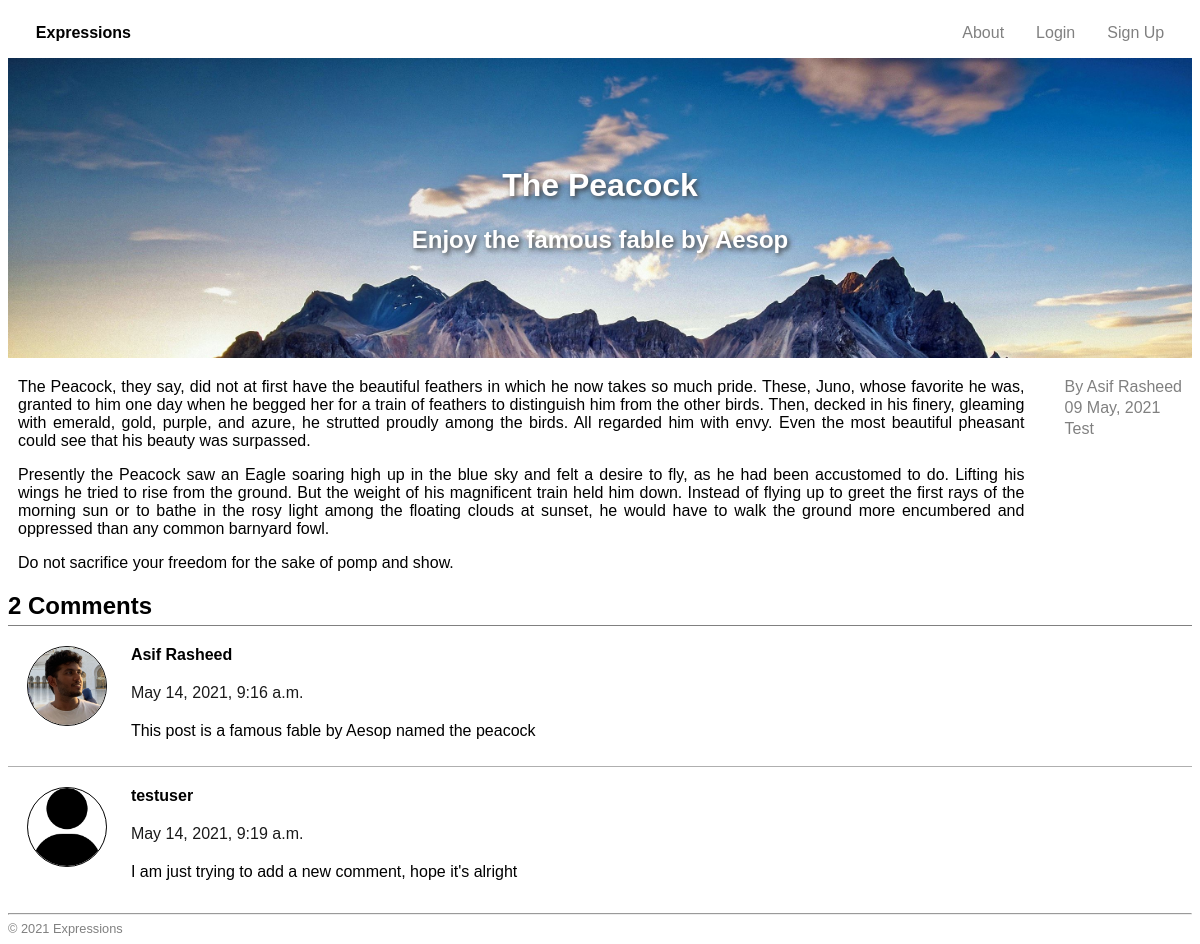
The page /posts/11/ on the database as committed earlier.
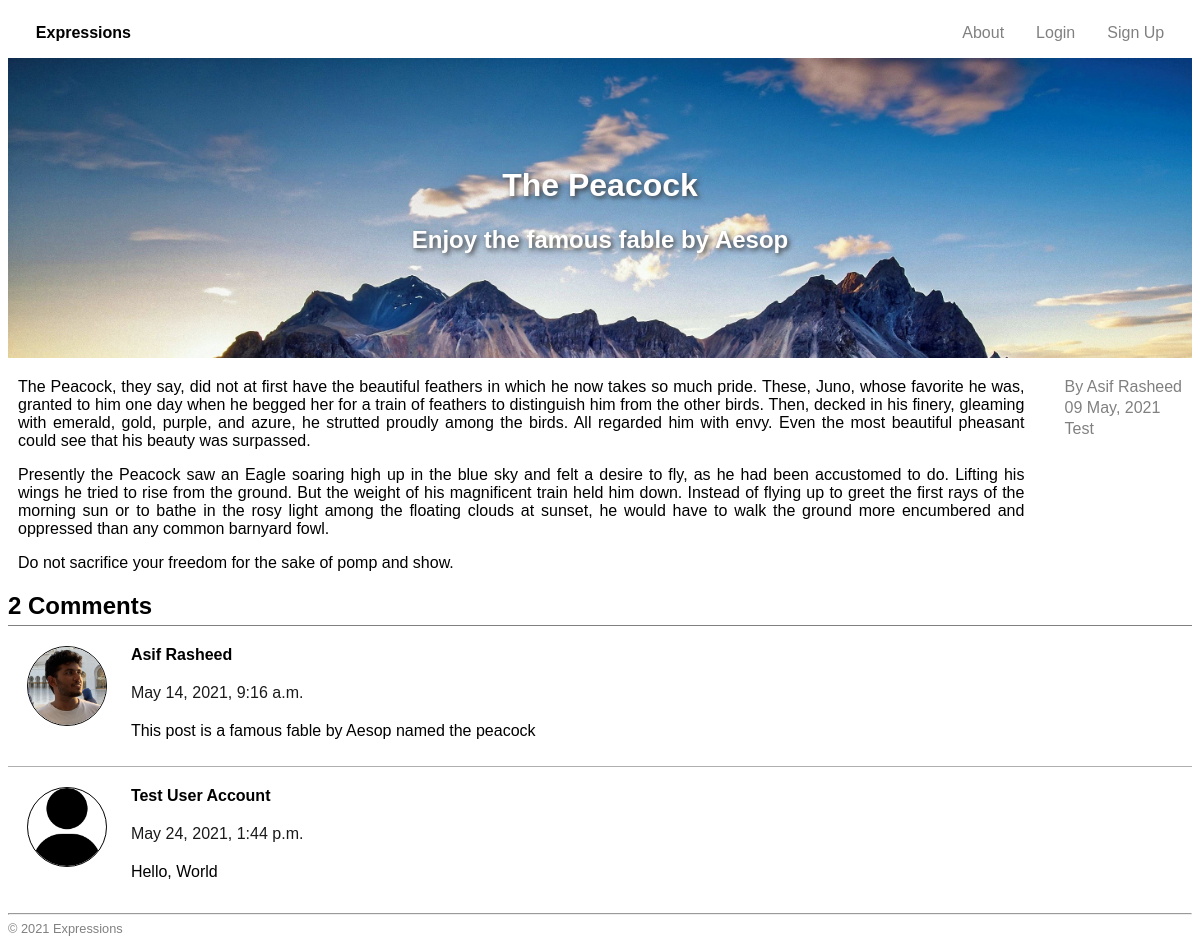
The same page on the database as committed later.
### blogcms/models.py (models this page shows, shortened)
class Post(models.Model):
    title = models.CharField(max_length=17) # Title of the blog post
    excerpt = models.CharField(max_length=50, null=True) # A short extract from the content
    content = models.TextField() # Body of the post
    menu_item = models.IntegerField(default=-1) # Position of post on the website menu (-1 means not in menu)
    status = models.BooleanField(default=False) # Whether the post is published or not
    featured = models.BooleanField(default=False) # Whether the post is featured or not
    page = models.BooleanField(default=False) # Whether the post is a page or not
    author = models.ForeignKey(User, on_delete=models.CASCADE)
    category = models.ForeignKey(Category, on_delete=models.CASCADE)
    published_on = models.DateTimeField() # when the post was published

class Image(models.Model):
    post = models.ForeignKey(Post, on_delete=models.CASCADE)
    cover = models.BooleanField(default=False)
    img = models.ImageField(upload_to='uploads/', null=False)
    caption = models.CharField(max_length=100, blank=True, default='')

class UserImage(models.Model):
    user = models.ForeignKey(User, on_delete=models.CASCADE)
    constraints = [models.UniqueConstraint(fields=['user'], name='userimage')]
    img = models.ImageField(upload_to='uploads/', null=True)

class Comment(models.Model):
    post = models.ForeignKey(Post, on_delete=models.CASCADE)
    author = models.ForeignKey(User, on_delete=models.CASCADE)
    comment_date = models.DateTimeField()
    comment_content = models.CharField(max_length=100)

### blogcms/views.py (the view)
# urls.py: path('posts/<int:pk>/', views.PostView.as_view(), name='post'),
class PostView(generic.DetailView):
    template_name = 'blogcms/post.html'
    model = Post
    context_object_name = 'post_list'
    def get_context_data(self, **kwargs):
        context = super(PostView, self).get_context_data(**kwargs)
        x_forwarded_for = self.request.META.get('HTTP_X_FORWARDED_FOR')
        if x_forwarded_for:
            ip = x_forwarded_for.split(',')[0]
        else:
            ip = self.request.META.get('REMOTE_ADDR')
        view = View(ipaddress = ip, post = kwargs['object'], timestamp = datetime.date(datetime.now()))
        view.save()
        context.update(
            {
                'post_list': Post.objects.all().filter(menu_item__gte=0).order_by('menu_item'),
                'post': kwargs['object'],
            }
        )
        return context

### blogcms/models.py (called while the page is built)
    def __str__(self):
        return str(self.name)

### blogcms/templates/blogcms/post.html (shortened to what this page needs)
<!DOCTYPE html>
<html lang="en">
<head>
    {% load static %}
    <link rel="stylesheet" href="{% static 'blogcms/style.css' %}">
</head>
<body>
    <header class="nav">
            <ul class="nav-item">
                <li class="nav-button">
                    <a href="{% url 'cms:index'%}">Expressions</a>
                </li>
                {% if not request.user.is_authenticated %}
                    <li class="nav-button">
                        <a href="{% url 'cms:signup' %}">Sign Up</a>
                    </li>
                    <li class="nav-button">
                        <a href="/accounts/login/?next=/">Login</a>
                    </li>
                {% endif %}
                {% for post in post_list %}
                    {% if post.menu_item != -1 %}
                        <li class="nav-button">
                            <a href="{% url 'cms:post' post.id %}">{{ post.title }}</a>
                        </li>
                    {% endif %}
                {% endfor %}
            </ul>
    </header>
    <div class="title-cover">
        {% for img in post.image_set.all %}
            {% if img.cover %}
                <img src="{{ img.img.url }}">
            {% endif %}
        {% endfor %}
        <div class="text">
            <h1>{{ post.title }}</h1>
            <h2>{{ post.excerpt }}</h2>
        </div>
    </div>
    {% if post.page %}
        <div style="text-align: justify">
            {{ post.content|linebreaks }}
        </div>
    {% else %}
        <div class="post-container">
            <div class="post-author">
                <div>
                    <a href="{% url 'cms:profile' post.author.id %}">By
                        {% if not post.author.first_name %}
                            {{ post.author }}
                        {% else %}
                            {{ post.author.first_name }} {{ post.author.last_name }}
                        {% endif %}
                    </a>
                </div>
                <div>
                    {{ post.published_on | date:'d M, Y' }}
                </div>
                <div>
                    <a href="{% url 'cms:category' post.category.id %}">
                        {{ post.category }}
                    </a>
                </div>
            </div>
            <div class="post-body">
                {{ post.content|linebreaks }}
            </div>
        </div>
        <h2 style="border-bottom: 1px solid gray; padding-bottom: 5px">{{ post.comment_set.count }} Comment{% if post.comment_set.count > 1 %}s{% endif %}</h2>
        <div style="width: 100%; overflow: hidden" id="comments">
            {% for comment in post.comment_set.all %}
                <div class="comment-container">
                    <div class="comment-user">
                        {% if not comment.author.userimage_set.all %}
                            <img src="/media/uploads/user_default.png">
                        {% else %}
                            {% for userimage in comment.author.userimage_set.all %}
                                <img src="{{ userimage.img.url }}">
                            {% endfor %}
                        {% endif %}
                    </div>
                    <div class="comment-body">
                        {% if not comment.author.first_name %}
                            <a href="{% url 'cms:profile' comment.author.id %}"><div class="user-name">{{ comment.author.username }}</div></a>
                        {% else %}
                            <a href="{% url 'cms:profile' comment.author.id %}"><div class="user-name">{{ comment.author.first_name }} {{ comment.author.last_name }}</div></a>
                        {% endif %}
                        <div class="timestamp">{{ comment.comment_date }}</div>
                        <div class="comment">{{ comment.comment_content }}</div>
                    </div>
            </div>
            {% endfor %}
        </div>
    {% endif %}
    <footer>
        <hr>
        &copy; {% now 'Y' %} Expressions
    </footer>
</body>
</html>

Rows that differ between the two databases and show on the page:
removed Comment: author.username "testuser", comment_date "May 14, 2021, 9:19 a.m.", comment_content "I am just trying to add a new comment, hope it's alright"
added Comment: author.first_name "Test User", author.last_name "Account", comment_date "May 24, 2021, 1:44 p.m.", comment_content "Hello, World"
